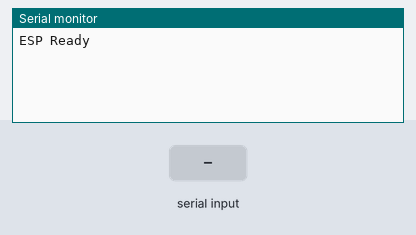
The sketch below on a simulated ESP32. On the bench: the last lines printed to the serial monitor. Inputs (shaded band) come from the test bench.

Above: at 1.2 s.
1.3 s: "1\n" received over the second serial link
At 2.3 s:
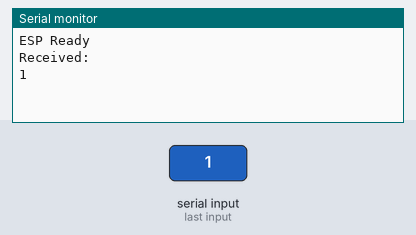
2.8 s: "0\n" received over the second serial link
At 3.4 s:
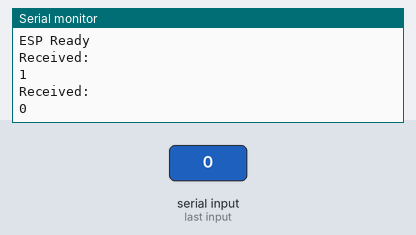
4.3 s: "2\n" received over the second serial link
At 5.8 s:
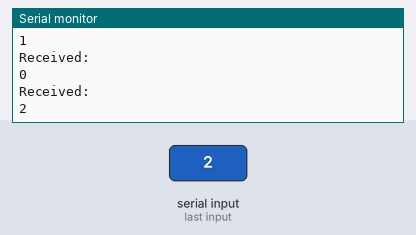

The sketch:

esp32Reciever.ino
```cpp
void setup()
{
  Serial.begin(115200);

  Serial2.begin(9600, SERIAL_8N1, 16, 17);

  Serial.println("ESP Ready");
}

void loop()
{
  if (Serial2.available())
  {
    String json = Serial2.readStringUntil('\n');

    Serial.println("Received:");

    Serial.println(json);
  }
}
```

Measured:
- after the input at 1.3 s, the serial monitor: prints a new line at once (image 1)
- after the input at 2.8 s, the serial monitor: prints a new line at once (image 2)
- after the input at 4.3 s, the serial monitor: prints a new line at once (image 3)
